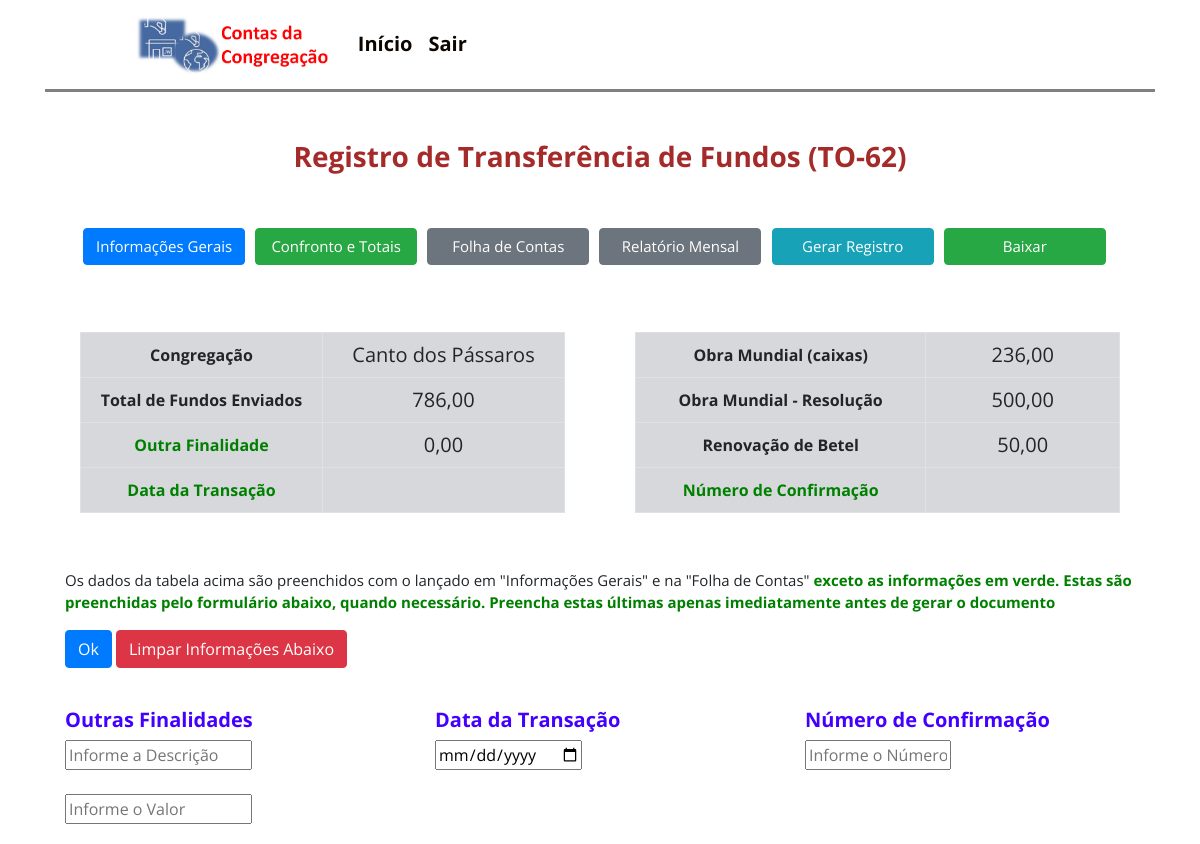
Page /registro/ (signed in) on the committed database.
### contas/models.py (models this page shows)
class Gerais(models.Model):
    congregação = models.CharField(max_length=60, blank=True, null=True)
    cidade = models.CharField(max_length=60, blank=True, null=True)
    estado = models.CharField(max_length=60, blank=True, null=True)
    mês = models.CharField(max_length=60, blank=True, null=True)
    ano = models.CharField(max_length=60, blank=True, null=True)
    data_do_Fechamento = models.DateField(blank=True, null=True,)
    servo_de_contas = models.CharField(max_length=60, blank=True, null=True)
    secretário = models.CharField(max_length=60, blank=True, null=True)
    saldo_Final_do_Extrato_Mensal = models.DecimalField(blank=True, null=True, max_digits = 10, decimal_places = 2, verbose_name='Saldo da Conta Bancária no Fim do Mês')
    remessa_Enviada_para_Betel_Resolução = models.DecimalField(blank=True, null=True, max_digits = 10, decimal_places = 2, verbose_name='Envio Fixo de Remessa para Betel ')
    saldo_Final_do_Extrato_de_Betel = models.DecimalField(blank=True, null=True, max_digits = 10, decimal_places = 2, verbose_name='Saldo da Conta em Betel no Fim do Mês')
    saldo_Final_dos_Donativos_Mês_Anterior = models.DecimalField(blank=True, null=True, max_digits = 10, decimal_places = 2, verbose_name='Saldo Donativos Mês Anterior' )
    saldo_Final_da_Conta_Bancária_Mês_Anterior = models.DecimalField(blank=True, null=True, max_digits = 10, decimal_places = 2, verbose_name='Saldo da Conta Bancária no Mês Anterior	')
    saldo_Final_da_Conta_em_Betel_Mês_Anterior = models.DecimalField(blank=True, null=True, max_digits = 10, decimal_places = 2, verbose_name='Saldo da Conta em Betel no Mês Anterior	')

### contas/views.py (the view, shortened to what this page needs)
# urls.py: path('registro/', views.registro),
@login_required
def registro (request):
    relatório = Gerais.objects.all()
    total_CF10 = Contas.objects.filter(símbolo='CF').aggregate(Sum('donativos_Entrada'))
    total_CF20 = Contas.objects.filter(símbolo='CF').aggregate(Sum('conta_Entrada'))
    total_CF30 = Contas.objects.filter(símbolo='CF').aggregate(Sum('outra_Entrada'))
    total_CFa = total_CF10[('donativos_Entrada__sum')]
    if total_CFa:
        total_CF1 = float(total_CFa)
    else:
        total_CF1 = 0
    total_CFb = total_CF20[('conta_Entrada__sum')]
    if total_CFb:
        total_CF2 = float(total_CFb)
    else:
        total_CF2 = 0
    total_CFc = total_CF30[('outra_Entrada__sum')]
    if total_CFc:
        total_CF3 = float(total_CFc)
    else:
        total_CF3 = 0
    total_CF = total_CF1 + total_CF2 + total_CF3
    total_O10 = Contas.objects.filter(símbolo='O').aggregate(Sum('donativos_Entrada'))
    total_O20 = Contas.objects.filter(símbolo='O').aggregate(Sum('conta_Entrada'))
    total_O30 = Contas.objects.filter(símbolo='O').aggregate(Sum('outra_Entrada'))
    total_Oa = total_O10[('donativos_Entrada__sum')]
    if total_Oa:
        total_O1 = float(total_Oa)
    else:
        total_O1 = 0
    total_Ob = total_O20[('conta_Entrada__sum')]
    if total_Ob:
        total_O2 = float(total_Ob)
    else:
        total_O2 = 0
    total_Oc = total_O30[('outra_Entrada__sum')]
    if total_Oc:
        total_O3 = float(total_Oc)
    else:
        total_O3 = 0
    total_O = total_O1 + total_O2 + total_O3
    remessa_betel_resolução2 = Gerais.objects.values('remessa_Enviada_para_Betel_Resolução').last()
    if remessa_betel_resolução2 is None:
        remessa_betel_resolução = 0
    else:
        remessa_betel_resolução1 = remessa_betel_resolução2['remessa_Enviada_para_Betel_Resolução']
        if remessa_betel_resolução1:
            remessa_betel_resolução = float(remessa_betel_resolução1)
        else:
            remessa_betel_resolução = 0
    confirmação = request.GET.get('confirmação')
    preenchido1 = Gerais.objects.values('servo_de_contas').last()
    if preenchido1:
        preenchido = preenchido1['servo_de_contas']
        if preenchido is None:
            preenchido = ""
    aprovado1 = Gerais.objects.values('secretário').last()
    if aprovado1:
        aprovado = aprovado1['secretário']
        if aprovado is None:
            aprovado = ""
    finalidade1 = request.GET.get('finalidades1')
    finalidade2 = request.GET.get('finalidades2')
    valor_da_finalidade1a = request.GET.get('valor_finalidades1')
    if valor_da_finalidade1a:
        valor_da_finalidade1 = float(valor_da_finalidade1a)
    else:
        valor_da_finalidade1 = 0
    valor_da_finalidade2a = request.GET.get('valor_finalidades2')
    if valor_da_finalidade2a:
        valor_da_finalidade2 = float(valor_da_finalidade2a)
    else:
        valor_da_finalidade2 = 0
    for a in relatório:
        cong = a.congregação
    for a in relatório:
        remessa_Enviada_para_Betel_Resolução1 = a.remessa_Enviada_para_Betel_Resolução
        if remessa_Enviada_para_Betel_Resolução1:
            remessa_Enviada_para_Betel_Resolução = float(remessa_Enviada_para_Betel_Resolução1)
        else:
            remessa_Enviada_para_Betel_Resolução = 0
    total_enviados = valor_da_finalidade1 + valor_da_finalidade2 + total_O + remessa_betel_resolução + total_CF
    data_da_transação = request.GET.get('data')
    context = {
        'relatório': relatório,
        'data_da_transação':data_da_transação,
        'confirmação': confirmação,
        'aprovado': aprovado,
        'preenchido':preenchido,
        'finalidade1': finalidade1,
        'finalidade2': finalidade2,
        'valor_da_finalidade2': valor_da_finalidade2,
        'valor_da_finalidade1':valor_da_finalidade1,
        'total_O':total_O,
        'remessa_betel_resolução': remessa_betel_resolução,
        'total_enviados':total_enviados,
        "total_CF": total_CF
    }
    return render(request, 'cp/registro.html', context)

### templates/cp/registro.html (shortened to what this page needs)
{% extends 'base.html' %}
{% block content %}
{% load static %}
<br>
<div class="container">
<h3 style="text-align:center;">Registro de Transferência de Fundos (TO-62)</h3>
<br>
<div class="row">
<div class="col-md-12">
  <div id='botoes_gerais' class="card">
    <form method="POST">
         <div class="card-body" >
                 <a id="registro_b"href="/view_gerais_contas" class="btn btn-primary" role="button" aria-pressed="true">Informações Gerais</a>
                 <a id="registro_b" href="/resultado" class="btn btn-success" role="button" aria-pressed="true">Confronto e Totais</a>
                 <a id="registro_b" href="/contas"  class="btn btn-secondary">Folha de Contas</a>
                 <a id="registro_b" href="/relatório_mensal" class="btn btn-secondary">Relatório Mensal</a>
                 <input id="registro_b" type="submit" class="btn btn-info" value="Gerar Registro">
                 <a id="registro_b" href="{% static 'registro_pronto.pdf' %}"class="btn btn-success" download="TO-62">Baixar</a>
               </div>
              </form>
      </div>
      </div>
 </div>
 <div class="row">
   <div class="col-sm-6">
     <div class="card">
       <div class="card-body" >
        <table class='table table-hover table-bordered table-secondary'id="tabela_view_gerais2">
       <tbody>
         <tr>
             <th >Congregação</th>
             {% for a in relatório %}
             <td>{{ a.congregação|default_if_none:"&nbsp;" }}</td>
             {% endfor %}
          </tr>
          <tr>
            <th >Total de Fundos Enviados</th>
             <td >{{ total_enviados|floatformat:2}}</td>
          </tr>
          <tr>
            <th  style="color:green">Outra Finalidade</th>
            <td>{{ valor_da_finalidade1|floatformat:2}}</td>
          </tr>
          <tr>
            <th  style="color:green">Data da Transação</th>
            <td>{{ data_da_transação|default_if_none:"&nbsp;" }}</td><br>
          </tr>
    </tbody>
    </table>
       </div>
     </div>
   </div>
   <div class="col-sm-6">
     <div class="card">
       <div class="card-body">
        <table class='table table-hover table-bordered table-secondary'id="tabela_view_gerais3">
       <tbody>
        <tr>
            <th>Obra Mundial (caixas)</th>
            {% for a in relatório %}
            <td >{{ total_O|floatformat:2}}</td>
            {% endfor %}
         </tr>
         <tr>
          <th>Obra Mundial - Resolução</th>
          {% for a in relatório %}
          <td>{{ remessa_betel_resolução|floatformat:2}}</td>
          {% endfor %}
       </tr>
       <tr>
        <th>Renovação de Betel</th>
        {% for a in relatório %}
        <td>{{ total_CF|floatformat:2}}</td>
        {% endfor %}
     </tr>
     <tr>
      <th  style="color:green">Número de Confirmação</th>
      <td>{{ confirmação|default_if_none:"&nbsp;" }}</td><br>
    </tr>
          </tbody>
    </table>
       </div>
     </div>
   </div>
<div class="row" >
  <div class="col-sm-12">
    <form method="GET">
   <div class="card-body">
    <p style="font-size: 15px">Os dados da tabela acima são preenchidos com o lançado em "Informações Gerais" e na "Folha de Contas" <span style="color:green"><b>exceto as informações em verde. Estas são preenchidas pelo formulário abaixo, quando necessário. Preencha estas últimas apenas imediatamente antes de gerar o documento<b></span> </p>
    <a><button type="submit" class="btn btn-primary">Ok</button></a>
    <a><button type="submit" class="btn btn-danger">Limpar Informações Abaixo</button></a>
  </div>
        <div class="card-group">
          <div class="card">
               <div class="card-body">
              <h5>Outras Finalidades</h5>
              <fieldset >
                <input type="text" size="20" name="finalidades1" placeholder="Informe a Descrição">
                <br>
                <br>
               <input type="number" step="0.01" size="20" name="valor_finalidades1" placeholder="Informe o Valor">
               </fieldset>
            </div>
          </div>
          <div class="card">
            <div class="card-body">
              <h5>Data da Transação</h5>
              <fieldset >
                <input type='date' size="30" name="data" placeholder="Informe a Data">
               </fieldset>
             </div>
          </div>
          <div class="card">
             <div class="card-body">
              <h5>Número de Confirmação</h5>
              <fieldset >
                <input type="text" size="15" name="confirmação" placeholder="Informe o Número">
                 </fieldset>
            </div>
          </div>
        </div>
  </div>
  </div>
   </div>
{% endblock %}

### static/css/style.css (style rules this page uses)
body { margin: 0; position: relative; height: 100vh; width: 100vw; font-family: 'Open Sans', sans-serif; background-size: cover; }
#cardhome h3, h5 { font-weight: bold; color: hsl(256, 100%, 50%); }
#cardlocal h3, h5 { font-weight: bold; color: hsl(256, 100%, 50%); }
h3 { font-weight:bolder; text-align: center; color: brown; }
#tabela3_FC th, td { font-size: 20px; width: 200px; }
#tabela_view_gerais2 th { text-align: center; width: 160px; line-height: 20px; }
#tabela_view_gerais2 td { text-align: center; width: 160px; line-height: 20px; }
#tabela_view_gerais3 th { text-align: center; width: 240px; line-height: 20px; }
#tabela_view_gerais3 td { text-align: center; width: 160px; line-height: 20px; }
#registro_b { margin: 3px; width: 162px; font-size: 15px; }
.card { border:none; }

### rows in the picture
Gerais: congregação "Canto dos Pássaros", total_O "236,00", remessa_betel_resolução "500,00", total_CF "50,00"

### other values in the picture
{{ total_enviados|floatformat:2 }} "786,00"
{{ valor_da_finalidade1|floatformat:2 }} "0,00"
